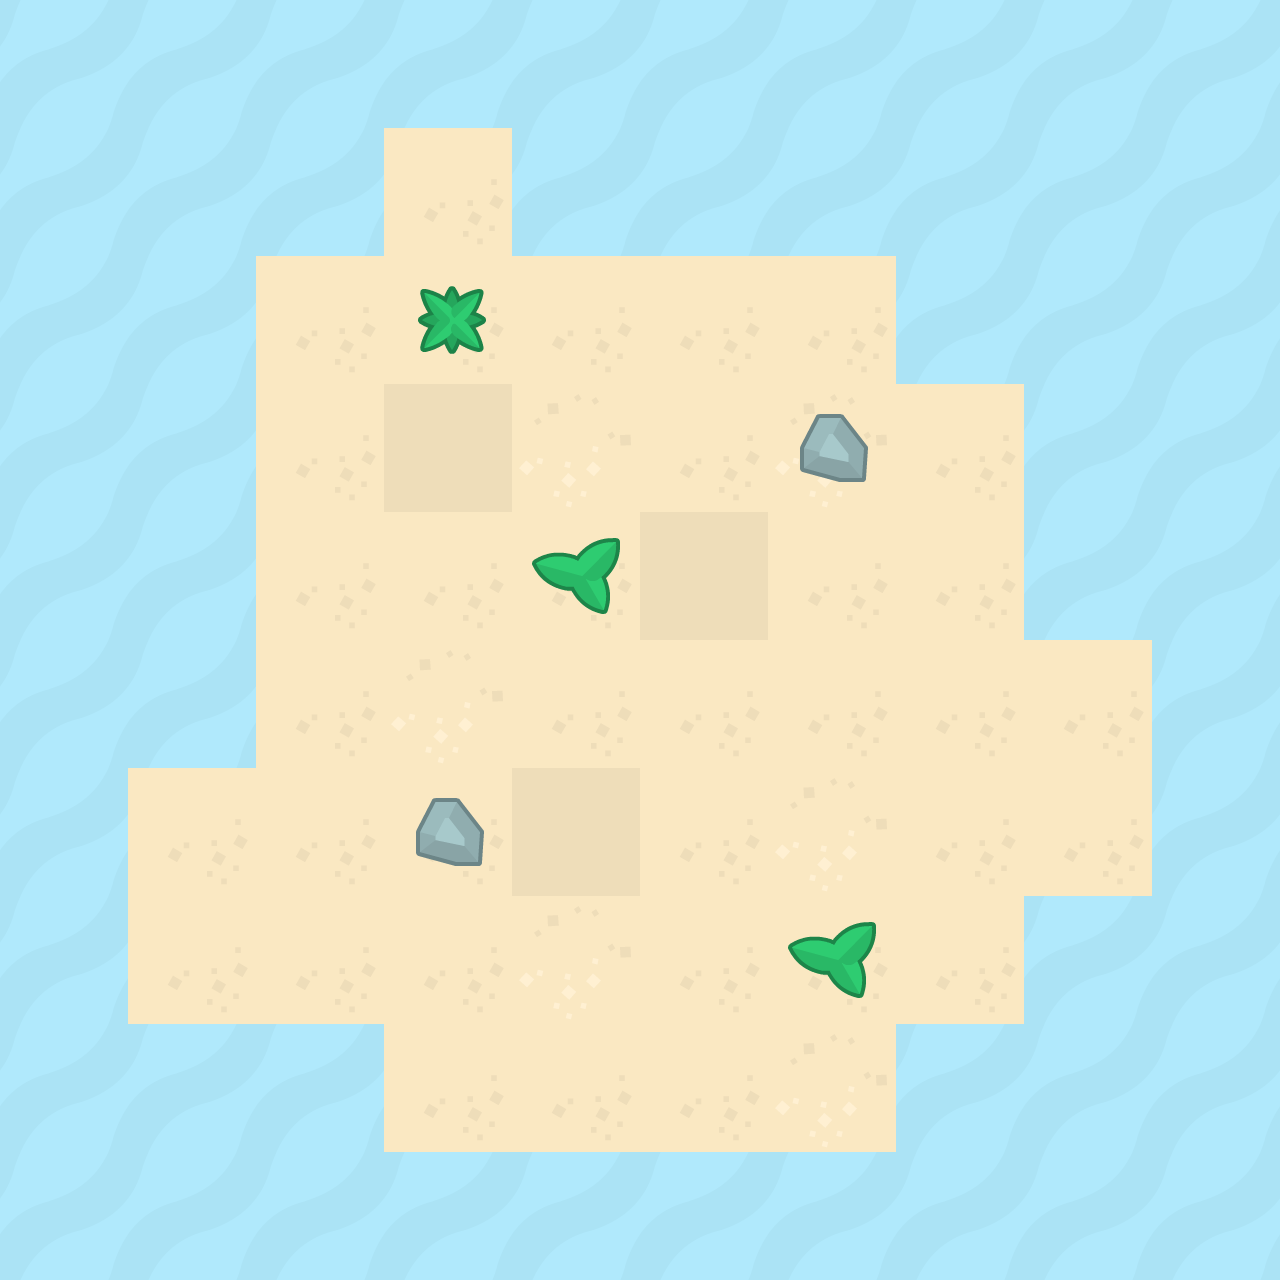

Tiled map render using the project's own tile images. Description and the whole map definition, tile-layer contents included, below:
An orthogonal 10x10 tile map with 128x128 px tiles, 3 tile layers (Water, Sand, Objects).

<map version="1.4" tiledversion="1.4.3" orientation="orthogonal" renderorder="right-down" width="10" height="10" tilewidth="128" tileheight="128" infinite="0" nextlayerid="5" nextobjectid="1">
 <tileset firstgid="1" source="background.tsx" />
 <layer id="1" name="Water" width="10" height="10">
  <data encoding="csv">
19,19,19,19,19,19,19,19,19,19,
19,19,19,19,19,19,19,19,19,19,
19,19,19,19,19,19,19,19,19,19,
19,19,19,19,19,19,19,19,19,19,
19,19,19,19,19,19,19,19,19,19,
19,19,19,19,19,19,19,19,19,19,
19,19,19,19,19,19,19,19,19,19,
19,19,19,19,19,19,19,19,19,19,
19,19,19,19,19,19,19,19,19,19,
19,19,19,19,19,19,19,19,19,19
</data>
 </layer>
 <layer id="2" name="Sand" width="10" height="10">
  <data encoding="csv">
0,0,0,0,0,0,0,0,0,0,
0,0,0,8,0,0,0,0,0,0,
0,0,8,8,8,8,8,0,0,0,
0,0,8,7,6,8,6,8,0,0,
0,0,8,8,8,7,8,8,0,0,
0,0,8,6,8,8,8,8,8,0,
0,8,8,8,7,8,6,8,8,0,
0,8,8,8,6,8,8,8,0,0,
0,0,0,8,8,8,6,0,0,0,
0,0,0,0,0,0,0,0,0,0
</data>
 </layer>
 <layer id="4" name="Objects" width="10" height="10">
  <data encoding="csv">
0,0,0,0,0,0,0,0,0,0,
0,0,0,0,0,0,0,0,0,0,
0,0,0,11,0,0,0,0,0,0,
0,0,0,0,0,0,9,0,0,0,
0,0,0,0,10,0,0,0,0,0,
0,0,0,0,0,0,0,0,0,0,
0,0,0,9,0,0,0,0,0,0,
0,0,0,0,0,0,10,0,0,0,
0,0,0,0,0,0,0,0,0,0,
0,0,0,0,0,0,0,0,0,0
</data>
 </layer>
</map>